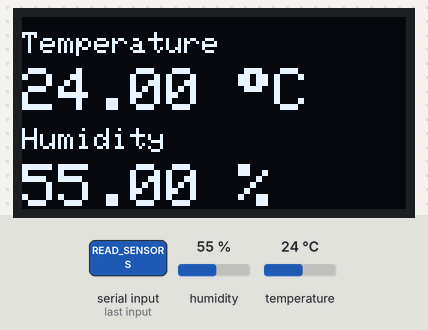
A sketch run on a simulated Arduino Uno, built with avr-gcc and run on an emulated ATmega328P. Parts: 128×64 one-colour display. The test bench sets the inputs (shaded band); at power-on: humidity 55 %, temperature 24 °C. What the sketch prints to the serial monitor is not drawn.

1.3 s: "READ_SENSORS\n" received over Serial
Above: at 2.0 s.
Timing chart, 0 to 4.3 s (numbered marks = the images above; inputs shaded):
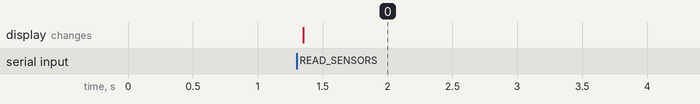

The sketch:

test-python-to-arduino-serial-comm.ino
```cpp
// Includes for OLED and DHT sensor remain the same...
#include <SPI.h>
#include <Wire.h>
#include <Adafruit_GFX.h>
#include <Adafruit_SSD1306.h>
#include <Adafruit_Sensor.h>
#include <DHT.h>
#include <DHT_U.h>

// Definitions for screen and sensor remain the same...
#define SCREEN_WIDTH 128
#define SCREEN_HEIGHT 64
#define OLED_RESET -1
#define SCREEN_I2C_ADDRESS 0x3C

#define DHTPIN 2
#define DHTTYPE DHT22

// Instances remain the same...
Adafruit_SSD1306 display(SCREEN_WIDTH, SCREEN_HEIGHT, &Wire, OLED_RESET);
DHT_Unified dht(DHTPIN, DHTTYPE);


void setup() {
  // Start Serial communication at 9600 baud rate
  Serial.begin(9600);

  // Initialize display and sensor
  display.begin(SSD1306_SWITCHCAPVCC, SCREEN_I2C_ADDRESS);
  dht.begin();

  // Initial display message
  display.clearDisplay();
  display.setTextSize(1);
  display.setTextColor(WHITE);
  display.setCursor(0, 0);
  display.println("Ready for commands...");
  display.display();
}


void loop() {


  // Check if there is data available to read from the serial port
  if (Serial.available() > 0) {
    // Read the incoming command until a newline character is received
    String command = Serial.readStringUntil('\n');
    command.trim(); // Remove any whitespace

    // Check if the command is the one we're looking for
    if (command.equals("READ_SENSORS")) {
      readAndSendData();
    }
  }


}


void readAndSendData() {
  sensors_event_t event;
  float temperature, humidity;

  // Get temperature reading
  dht.temperature().getEvent(&event);
  if (!isnan(event.temperature)) {
    temperature = event.temperature;
  } else {
    temperature = -999; // Error value
  }

  // Get humidity reading
  dht.humidity().getEvent(&event);
  if (!isnan(event.relative_humidity)) {
    humidity = event.relative_humidity;
  } else {
    humidity = -999; // Error value
  }

  // --- Format data as a JSON string and send it over serial ---
  Serial.print("{\"temperature\": ");
  Serial.print(temperature, 2); // Send with 2 decimal places
  Serial.print(", \"humidity\": ");
  Serial.print(humidity, 2); // Send with 2 decimal places
  Serial.println("}");

  // Also update the local OLED display
  updateOLED(temperature, humidity);
}


void updateOLED(float temp, float hum) {

  display.clearDisplay();
  display.setTextSize(1);
  display.setTextColor(WHITE);
  display.setCursor(0, 5);
  display.print("Temperature");
  display.setCursor(0, 17);
  display.setTextSize(2);
  display.print(temp);
  display.print(" ");
  display.print((char)247);
  display.print("C");

  display.setTextSize(1);
  display.setCursor(0, 37);
  display.print("Humidity");
  display.setCursor(0, 49);
  display.setTextSize(2);
  display.print(hum);
  display.print(" %");
  display.display();
}
```

Measured:
- after the input at 1.3 s, the display: changes after 0.05 s (image 0)
